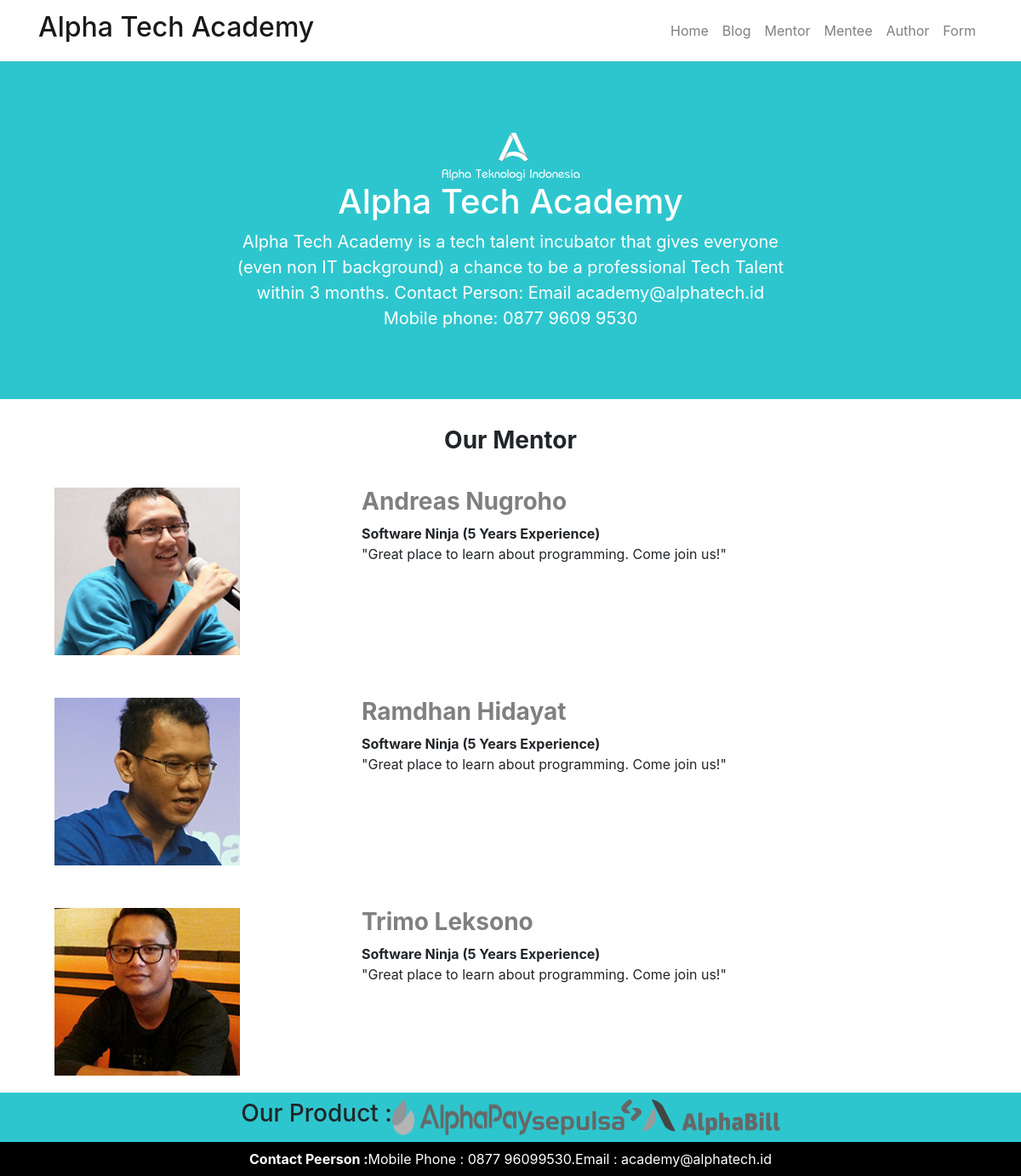
Screenshot of /mentor with the database file from the repository.
### polls/models.py (models this page shows)
class Mentor(models.Model):
    nama = models.CharField(max_length=50)
    exp = models.CharField(max_length=100)
    quote = models.CharField(max_length=200)
    image = models.CharField(max_length=200)

### polls/views.py (the view)
# urls.py: path('mentor',views.mentor, name='mentor'),
def mentor(request):
    mentor = Mentor.objects.all()
    return render(request, 'mentor.html',{
        'mentors' : mentor
    })

### polls/templates/mentor.html
{% extends 'base.html'%}
{% load static%}
{% block content%}
    <div class="container">
        <div class="row">
            <div class="col-lg-12 text-center">
                <h3 style="font-weight: bold;">Our Mentor</h3>
            </div>
        </div>
        {% for mentor in mentors%}
        <div class="row" style="padding-bottom: 20px; padding-top: 30px;">
            <div class="col-lg-3 text-center">
                <img src="{% static 'images/' %}{{mentor.image}}" alt="">
            </div>
            <div class="col-lg-6 offset-lg-1">
                <h3 style="color: grey; font-weight: bold;">{{mentor.nama}}</h3>
                <span style="font-weight: bold;">{{mentor.exp}}</span> <br>
                <span>{{mentor.quote}}</span>
            </div>
        </div>
        {% endfor %}
    </div>
{% endblock%}

### rows the page displays
Mentor: image (picture), nama "Andreas Nugroho", exp "Software Ninja (5 Years Experience)", quote "\"Great place to learn about programming. Come join us!\""
Mentor: image (picture), nama "Ramdhan Hidayat", exp "Software Ninja (5 Years Experience)", quote "\"Great place to learn about programming. Come join us!\""
Mentor: image (picture), nama "Trimo Leksono", exp "Software Ninja (5 Years Experience)", quote "\"Great place to learn about programming. Come join us!\""
